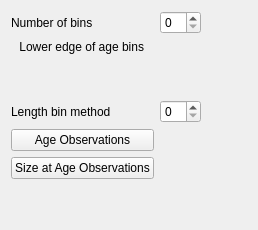
         <widget class="QWidget" name="tab_age">
          <attribute name="title">
           <string>Age</string>
          </attribute>
          <layout class="QVBoxLayout" name="verticalLayout_14">
           <item>
            <layout class="QGridLayout" name="gridLayout_comp_age">
             <item row="10" column="0">
              <spacer name="verticalSpacer_age">
               <property name="orientation">
                <enum>Qt::Vertical</enum>
               </property>
               <property name="sizeHint" stdset="0">
                <size>
                 <width>20</width>
                 <height>40</height>
                </size>
               </property>
              </spacer>
             </item>
             <item row="9" column="0">
              <widget class="QPushButton" name="pushButton_saa_obs">
               <property name="text">
                <string>Size at Age Observations</string>
               </property>
              </widget>
             </item>
             <item row="8" column="0">
              <widget class="QPushButton" name="pushButton_age_obs">
               <property name="text">
                <string>Age Observations</string>
               </property>
               <property name="flat">
                <bool>false</bool>
               </property>
              </widget>
             </item>
             <item row="2" column="0">
              <widget class="QLabel" name="label_age_num_bins">
               <property name="text">
                <string>Number of bins</string>
               </property>
              </widget>
             </item>
             <item row="2" column="1">
              <widget class="QSpinBox" name="spinBox_age_num_bins"/>
             </item>
             <item row="4" column="0">
              <widget class="QLabel" name="label_age_bins">
               <property name="text">
                <string>Lower edge of age bins   </string>
               </property>
               <property name="alignment">
                <set>Qt::AlignRight|Qt::AlignTrailing|Qt::AlignVCenter</set>
               </property>
              </widget>
             </item>
             <item row="2" column="2">
              <spacer name="horizontalSpacer_age">
               <property name="orientation">
                <enum>Qt::Horizontal</enum>
               </property>
               <property name="sizeHint" stdset="0">
                <size>
                 <width>40</width>
                 <height>20</height>
                </size>
               </property>
              </spacer>
             </item>
             <item row="4" column="1" rowspan="2" colspan="2">
              <layout class="QHBoxLayout" name="horizontalLayout_age_bins">
               <property name="sizeConstraint">
                <enum>QLayout::SetMaximumSize</enum>
               </property>
              </layout>
             </item>
             <item row="5" column="0">
              <spacer name="verticalSpacer_2">
               <property name="orientation">
                <enum>Qt::Vertical</enum>
               </property>
               <property name="sizeType">
                <enum>QSizePolicy::Minimum</enum>
               </property>
               <property name="sizeHint" stdset="0">
                <size>
                 <width>20</width>
                 <height>40</height>
                </size>
               </property>
              </spacer>
             </item>
             <item row="6" column="1">
              <widget class="QSpinBox" name="spinBox_age_bin_method"/>
             </item>
             <item row="6" column="0">
              <widget class="QLabel" name="label_age_bin_method">
               <property name="text">
                <string>Length bin method</string>
               </property>
              </widget>
             </item>
            </layout>
           </item>
          </layout>
         </widget>
